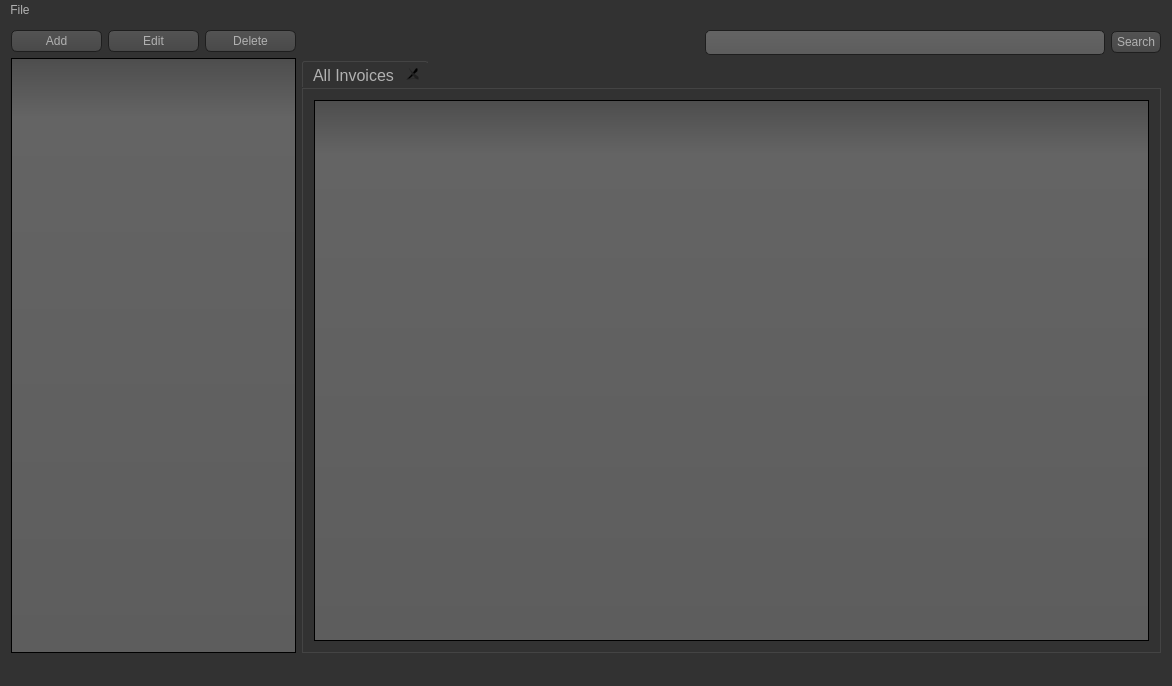
<?xml version="1.0" encoding="UTF-8"?>
<ui version="4.0">
 <class>MainWindow</class>
 <widget class="QMainWindow" name="MainWindow">
  <property name="geometry">
   <rect>
    <x>0</x>
    <y>0</y>
    <width>1172</width>
    <height>686</height>
   </rect>
  </property>
  <property name="windowTitle">
   <string>Easy Invoice - DocuPrint</string>
  </property>
  <property name="styleSheet">
   <string notr="true">QToolTip
{
     border: 1px solid black;
     background-color: #ffa02f;
     padding: 1px;
     border-radius: 3px;
     opacity: 100;
}

QWidget
{
    color: #b1b1b1;
    background-color: #323232;
}

QWidget:item:hover
{
    background-color: QLinearGradient( x1: 0, y1: 0, x2: 0, y2: 1, stop: 0 #ffa02f, stop: 1 #ca0619);
    color: #000000;
}

QWidget:item:selected
{
    background-color: QLinearGradient( x1: 0, y1: 0, x2: 0, y2: 1, stop: 0 #ffa02f, stop: 1 #d7801a);
}

QMenuBar::item
{
    background: transparent;
}

QMenuBar::item:selected
{
    background: transparent;
    border: 1px solid #ffaa00;
}

QMenuBar::item:pressed
{
    background: #444;
    border: 1px solid #000;
    background-color: QLinearGradient(
        x1:0, y1:0,
        x2:0, y2:1,
        stop:1 #212121,
        stop:0.4 #343434/*,
        stop:0.2 #343434,
        stop:0.1 #ffaa00*/
    );
    margin-bottom:-1px;
    padding-bottom:1px;
}

QMenu
{
    border: 1px solid #000;
}

QMenu::item
{
    padding: 2px 20px 2px 20px;
}

QMenu::item:selected
{
    color: #000000;
}

QWidget:disabled
{
    color: #404040;
    background-color: #323232;
}

QAbstractItemView
{
    background-color: QLinearGradient( x1: 0, y1: 0, x2: 0, y2: 1, stop: 0 #4d4d4d, stop: 0.1 #646464, stop: 1 #5d5d5d);
}

QWidget:focus
{
    /*border: 2px solid QLinearGradient( x1: 0, y1: 0, x2: 0, y2: 1, stop: 0 #ffa02f, stop: 1 #d7801a);*/
}

QLineEdit
{
    background-color: QLinearGradient( x1: 0, y1: 0, x2: 0, y2: 1, stop: 0 #4d4d4d, stop: 0 #646464, stop: 1 #5d5d5d);
    padding: 1px;
    border-style: solid;
    border: 1px solid #1e1e1e;
    border-radius: 5;
}

QPushButton
{
    color: #b1b1b1;
    background-color: QLinearGradient( x1: 0, y1: 0, x2: 0, y2: 1, stop: 0 #565656, stop: 0.1 #525252, stop: 0.5 #4e4e4e, stop: 0.9 #4a4a4a, stop: 1 #464646);
    border-width: 1px;
    border-color: #1e1e1e;
    border-style: solid;
    border-radius: 6;
    padding: 3px;
    font-size: 12px;
    padding-left: 5px;
    padding-right: 5px;
}

QPushButton:pressed
{
    background-color: QLinearGradient( x1: 0, y1: 0, x2: 0, y2: 1, stop: 0 #2d2d2d, stop: 0.1 #2b2b2b, stop: 0.5 #292929, stop: 0.9 #282828, stop: 1 #252525);
}

QComboBox
{
    selection-background-color: #ffaa00;
    background-color: QLinearGradient( x1: 0, y1: 0, x2: 0, y2: 1, stop: 0 #565656, stop: 0.1 #525252, stop: 0.5 #4e4e4e, stop: 0.9 #4a4a4a, stop: 1 #464646);
    border-style: solid;
    border: 1px solid #1e1e1e;
    border-radius: 5;
}

QComboBox:hover,QPushButton:hover
{
    border: 2px solid QLinearGradient( x1: 0, y1: 0, x2: 0, y2: 1, stop: 0 #ffa02f, stop: 1 #d7801a);
}


QComboBox:on
{
    padding-top: 3px;
    padding-left: 4px;
    background-color: QLinearGradient( x1: 0, y1: 0, x2: 0, y2: 1, stop: 0 #2d2d2d, stop: 0.1 #2b2b2b, stop: 0.5 #292929, stop: 0.9 #282828, stop: 1 #252525);
    selection-background-color: #ffaa00;
}

QComboBox QAbstractItemView
{
    border: 2px solid darkgray;
    selection-background-color: QLinearGradient( x1: 0, y1: 0, x2: 0, y2: 1, stop: 0 #ffa02f, stop: 1 #d7801a);
}

QComboBox::drop-down
{
     subcontrol-origin: padding;
     subcontrol-position: top right;
     width: 15px;

     border-left-width: 0px;
     border-left-color: darkgray;
     border-left-style: solid; /* just a single line */
     border-top-right-radius: 3px; /* same radius as the QComboBox */
     border-bottom-right-radius: 3px;
 }

QComboBox::down-arrow
{
     image: url(:/down_arrow.png);
}

QGroupBox:focus
{
border: 2px solid QLinearGradient( x1: 0, y1: 0, x2: 0, y2: 1, stop: 0 #ffa02f, stop: 1 #d7801a);
}

QTextEdit:focus
{
    border: 2px solid QLinearGradient( x1: 0, y1: 0, x2: 0, y2: 1, stop: 0 #ffa02f, stop: 1 #d7801a);
}

QScrollBar:horizontal {
     border: 1px solid #222222;
     background: QLinearGradient( x1: 0, y1: 0, x2: 0, y2: 1, stop: 0.0 #121212, stop: 0.2 #282828, stop: 1 #484848);
     height: 7px;
     margin: 0px 16px 0 16px;
}

QScrollBar::handle:horizontal
{
      background: QLinearGradient( x1: 0, y1: 0, x2: 1, y2: 0, stop: 0 #ffa02f, stop: 0.5 #d7801a, stop: 1 #ffa02f);
      min-height: 20px;
      border-radius: 2px;
}

QScrollBar::add-line:horizontal {
      border: 1px solid #1b1b19;
      border-radius: 2px;
      background: QLinearGradient( x1: 0, y1: 0, x2: 1, y2: 0, stop: 0 #ffa02f, stop: 1 #d7801a);
      width: 14px;
      subcontrol-position: right;
      subcontrol-origin: margin;
}

QScrollBar::sub-line:horizontal {
      border: 1px solid #1b1b19;
      border-radius: 2px;
      background: QLinearGradient( x1: 0, y1: 0, x2: 1, y2: 0, stop: 0 #ffa02f, stop: 1 #d7801a);
      width: 14px;
     subcontrol-position: left;
     subcontrol-origin: margin;
}

QScrollBar::right-arrow:horizontal, QScrollBar::left-arrow:horizontal
{
      border: 1px solid black;
      width: 1px;
      height: 1px;
      background: white;
}

QScrollBar::add-page:horizontal, QScrollBar::sub-page:horizontal
{
      background: none;
}

QScrollBar:vertical
{
      background: QLinearGradient( x1: 0, y1: 0, x2: 1, y2: 0, stop: 0.0 #121212, stop: 0.2 #282828, stop: 1 #484848);
      width: 7px;
      margin: 16px 0 16px 0;
      border: 1px solid #222222;
}

QScrollBar::handle:vertical
{
      background: QLinearGradient( x1: 0, y1: 0, x2: 0, y2: 1, stop: 0 #ffa02f, stop: 0.5 #d7801a, stop: 1 #ffa02f);
      min-height: 20px;
      border-radius: 2px;
}

QScrollBar::add-line:vertical
{
      border: 1px solid #1b1b19;
      border-radius: 2px;
      background: QLinearGradient( x1: 0, y1: 0, x2: 0, y2: 1, stop: 0 #ffa02f, stop: 1 #d7801a);
      height: 14px;
      subcontrol-position: bottom;
      subcontrol-origin: margin;
}

QScrollBar::sub-line:vertical
{
      border: 1px solid #1b1b19;
      border-radius: 2px;
      background: QLinearGradient( x1: 0, y1: 0, x2: 0, y2: 1, stop: 0 #d7801a, stop: 1 #ffa02f);
      height: 14px;
      subcontrol-position: top;
      subcontrol-origin: margin;
}

QScrollBar::up-arrow:vertical, QScrollBar::down-arrow:vertical
{
      border: 1px solid black;
      width: 1px;
      height: 1px;
      background: white;
}


QScrollBar::add-page:vertical, QScrollBar::sub-page:vertical
{
      background: none;
}

QTextEdit
{
    background-color: #242424;
}

QPlainTextEdit
{
    background-color: #242424;
}

QHeaderView::section
{
    background-color: QLinearGradient(x1:0, y1:0, x2:0, y2:1, stop:0 #616161, stop: 0.5 #505050, stop: 0.6 #434343, stop:1 #656565);
    color: white;
    padding-left: 4px;
    border: 1px solid #6c6c6c;
}

QCheckBox:disabled
{
color: #414141;
}

QDockWidget::title
{
    text-align: center;
    spacing: 3px; /* spacing between items in the tool bar */
    background-color: QLinearGradient(x1:0, y1:0, x2:0, y2:1, stop:0 #323232, stop: 0.5 #242424, stop:1 #323232);
}

QDockWidget::close-button, QDockWidget::float-button
{
    text-align: center;
    spacing: 1px; /* spacing between items in the tool bar */
    background-color: QLinearGradient(x1:0, y1:0, x2:0, y2:1, stop:0 #323232, stop: 0.5 #242424, stop:1 #323232);
}

QDockWidget::close-button:hover, QDockWidget::float-button:hover
{
    background: #242424;
}

QDockWidget::close-button:pressed, QDockWidget::float-button:pressed
{
    padding: 1px -1px -1px 1px;
}

QMainWindow::separator
{
    background-color: QLinearGradient(x1:0, y1:0, x2:0, y2:1, stop:0 #161616, stop: 0.5 #151515, stop: 0.6 #212121, stop:1 #343434);
    color: white;
    padding-left: 4px;
    border: 1px solid #4c4c4c;
    spacing: 3px; /* spacing between items in the tool bar */
}

QMainWindow::separator:hover
{

    background-color: QLinearGradient(x1:0, y1:0, x2:0, y2:1, stop:0 #d7801a, stop:0.5 #b56c17 stop:1 #ffa02f);
    color: white;
    padding-left: 4px;
    border: 1px solid #6c6c6c;
    spacing: 3px; /* spacing between items in the tool bar */
}

QToolBar::handle
{
     spacing: 3px; /* spacing between items in the tool bar */
     background: url(:/images/handle.png);
}

QMenu::separator
{
    height: 2px;
    background-color: QLinearGradient(x1:0, y1:0, x2:0, y2:1, stop:0 #161616, stop: 0.5 #151515, stop: 0.6 #212121, stop:1 #343434);
    color: white;
    padding-left: 4px;
    margin-left: 10px;
    margin-right: 5px;
}

QProgressBar
{
    border: 2px solid grey;
    border-radius: 5px;
    text-align: center;
}

QProgressBar::chunk
{
    background-color: #d7801a;
    width: 2.15px;
    margin: 0.5px;
}

QTabBar::tab {
    color: #b1b1b1;
    border: 1px solid #444;
    border-bottom-style: none;
    background-color: #323232;
    padding-left: 10px;
    padding-right: 10px;
    padding-top: 3px;
    padding-bottom: 2px;
    margin-right: -1px;
}

QTabWidget::pane {
    border: 1px solid #444;
    top: 1px;
}

QTabBar::tab:last
{
    margin-right: 0; /* the last selected tab has nothing to overlap with on the right */
    border-top-right-radius: 3px;
}

QTabBar::tab:first:!selected
{
 margin-left: 0px; /* the last selected tab has nothing to overlap with on the right */


    border-top-left-radius: 3px;
}

QTabBar::tab:!selected
{
    color: #b1b1b1;
    border-bottom-style: solid;
    margin-top: 3px;
    background-color: QLinearGradient(x1:0, y1:0, x2:0, y2:1, stop:1 #212121, stop:.4 #343434);
}

QTabBar::tab:selected
{
    border-top-left-radius: 3px;
    border-top-right-radius: 3px;
    margin-bottom: 0px;
}

QTabBar::tab:!selected:hover
{
    /*border-top: 2px solid #ffaa00;
    padding-bottom: 3px;*/
    border-top-left-radius: 3px;
    border-top-right-radius: 3px;
    background-color: QLinearGradient(x1:0, y1:0, x2:0, y2:1, stop:1 #212121, stop:0.4 #343434, stop:0.2 #343434, stop:0.1 #ffaa00);
}

QRadioButton::indicator:checked, QRadioButton::indicator:unchecked{
    color: #b1b1b1;
    background-color: #323232;
    border: 1px solid #b1b1b1;
    border-radius: 6px;
}

QRadioButton::indicator:checked
{
    background-color: qradialgradient(
        cx: 0.5, cy: 0.5,
        fx: 0.5, fy: 0.5,
        radius: 1.0,
        stop: 0.25 #ffaa00,
        stop: 0.3 #323232
    );
}

QCheckBox::indicator{
    color: #b1b1b1;
    background-color: #323232;
    border: 1px solid #b1b1b1;
    width: 9px;
    height: 9px;
}

QRadioButton::indicator
{
    border-radius: 6px;
}

QRadioButton::indicator:hover, QCheckBox::indicator:hover
{
    border: 1px solid #ffaa00;
}

QCheckBox::indicator:checked
{
    image:url(:/images/checkbox.png);
}

QCheckBox::indicator:disabled, QRadioButton::indicator:disabled
{
    border: 1px solid #444;
}</string>
  </property>
  <widget class="QWidget" name="centralWidget">
   <layout class="QGridLayout" name="gridLayout">
    <item row="0" column="0">
     <layout class="QVBoxLayout" name="verticalLayout">
      <item>
       <layout class="QHBoxLayout" name="horizontalLayout">
        <item>
         <widget class="QPushButton" name="pushButton_addCustomer">
          <property name="font">
           <font>
            <pointsize>-1</pointsize>
           </font>
          </property>
          <property name="toolTip">
           <string>&lt;html&gt;&lt;head/&gt;&lt;body&gt;&lt;p&gt;Add Customer to Database&lt;/p&gt;&lt;/body&gt;&lt;/html&gt;</string>
          </property>
          <property name="text">
           <string>Add</string>
          </property>
          <property name="icon">
           <iconset>
            <normalon>:/icons/resources/add.png</normalon>
           </iconset>
          </property>
          <property name="iconSize">
           <size>
            <width>24</width>
            <height>24</height>
           </size>
          </property>
         </widget>
        </item>
        <item>
         <widget class="QPushButton" name="pushButton_editCustomer">
          <property name="toolTip">
           <string>&lt;html&gt;&lt;head/&gt;&lt;body&gt;&lt;p&gt;Edit Customer Information&lt;/p&gt;&lt;/body&gt;&lt;/html&gt;</string>
          </property>
          <property name="text">
           <string>Edit</string>
          </property>
          <property name="icon">
           <iconset>
            <normalon>:/icons/resources/update.png</normalon>
           </iconset>
          </property>
          <property name="iconSize">
           <size>
            <width>24</width>
            <height>24</height>
           </size>
          </property>
         </widget>
        </item>
        <item>
         <widget class="QPushButton" name="pushButton_deleteCustomer">
          <property name="toolTip">
           <string>&lt;html&gt;&lt;head/&gt;&lt;body&gt;&lt;p&gt;Delete Customer from Database&lt;/p&gt;&lt;/body&gt;&lt;/html&gt;</string>
          </property>
          <property name="text">
           <string>Delete</string>
          </property>
          <property name="icon">
           <iconset>
            <normalon>:/icons/resources/delete.png</normalon>
           </iconset>
          </property>
          <property name="iconSize">
           <size>
            <width>24</width>
            <height>24</height>
           </size>
          </property>
         </widget>
        </item>
       </layout>
      </item>
      <item>
       <widget class="QListView" name="listView"/>
      </item>
     </layout>
    </item>
    <item row="0" column="1">
     <layout class="QVBoxLayout" name="verticalLayout_2">
      <item>
       <layout class="QHBoxLayout" name="horizontalLayout_2">
        <item>
         <spacer name="horizontalSpacer_3">
          <property name="orientation">
           <enum>Qt::Horizontal</enum>
          </property>
          <property name="sizeHint" stdset="0">
           <size>
            <width>202</width>
            <height>20</height>
           </size>
          </property>
         </spacer>
        </item>
        <item>
         <spacer name="horizontalSpacer_2">
          <property name="orientation">
           <enum>Qt::Horizontal</enum>
          </property>
          <property name="sizeHint" stdset="0">
           <size>
            <width>201</width>
            <height>20</height>
           </size>
          </property>
         </spacer>
        </item>
        <item>
         <widget class="QLineEdit" name="lineEdit">
          <property name="sizePolicy">
           <sizepolicy hsizetype="Expanding" vsizetype="Fixed">
            <horstretch>0</horstretch>
            <verstretch>0</verstretch>
           </sizepolicy>
          </property>
          <property name="minimumSize">
           <size>
            <width>400</width>
            <height>0</height>
           </size>
          </property>
          <property name="font">
           <font>
            <pointsize>12</pointsize>
           </font>
          </property>
         </widget>
        </item>
        <item>
         <widget class="QPushButton" name="pushButton_searchTable">
          <property name="text">
           <string>Search</string>
          </property>
         </widget>
        </item>
       </layout>
      </item>
      <item>
       <widget class="QTabWidget" name="tableTabWidget">
        <property name="font">
         <font>
          <pointsize>12</pointsize>
         </font>
        </property>
        <property name="currentIndex">
         <number>0</number>
        </property>
        <property name="tabsClosable">
         <bool>true</bool>
        </property>
        <widget class="QWidget" name="allInvoicesTab">
         <attribute name="title">
          <string>All Invoices</string>
         </attribute>
         <layout class="QGridLayout" name="gridLayout_2">
          <item row="0" column="0">
           <widget class="QTableView" name="tableView">
            <property name="font">
             <font>
              <pointsize>10</pointsize>
             </font>
            </property>
           </widget>
          </item>
         </layout>
        </widget>
       </widget>
      </item>
     </layout>
    </item>
   </layout>
  </widget>
  <widget class="QMenuBar" name="menuBar">
   <property name="geometry">
    <rect>
     <x>0</x>
     <y>0</y>
     <width>1172</width>
     <height>21</height>
    </rect>
   </property>
   <widget class="QMenu" name="menuEasy_Invoice">
    <property name="title">
     <string>File</string>
    </property>
   </widget>
   <addaction name="menuEasy_Invoice"/>
  </widget>
  <widget class="QStatusBar" name="statusBar"/>
 </widget>
 <layoutdefault spacing="6" margin="11"/>
 <resources/>
 <connections/>
</ui>
